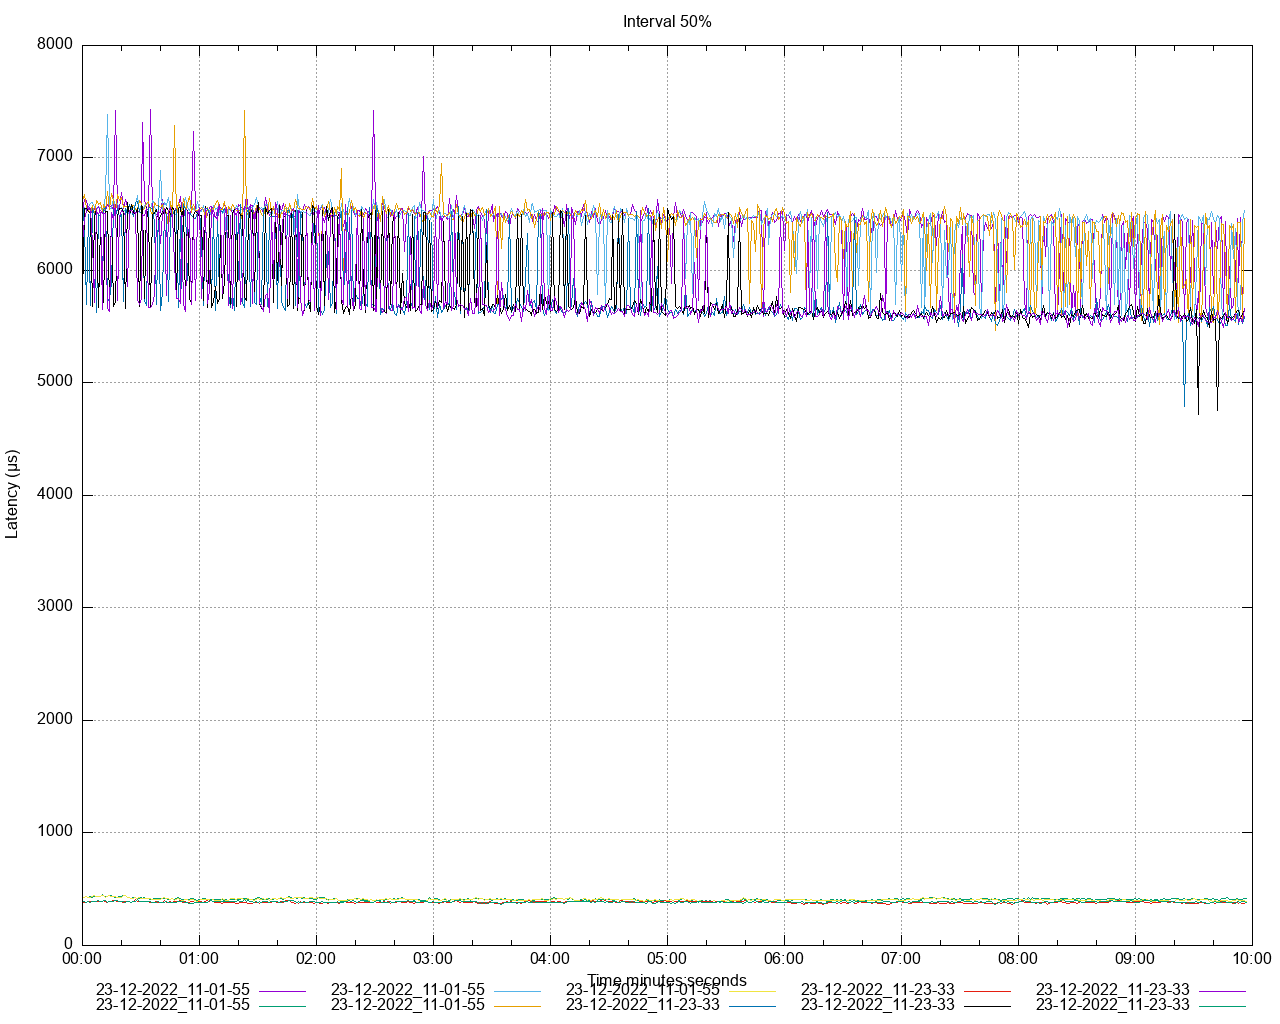

Source code (gnuplot):
set title 'Interval 50%' noenhanced
set style data lines
set datafile separator ","
set terminal png size 1280,1024
set grid
set key below
set xdata time
set timefmt "%s"
offset = 0
t0(x)=(offset=($0==0) ? x : offset, x - offset)
set xlabel 'Time minutes:seconds'
set ylabel 'Latency (μs)'
set output '/Users/ahmet.mircik/Workspace/python/hazelcast-simulator/offload-benchmarks/report/latency/latency_interval_50_get.png'
plot \
   '/Users/ahmet.mircik/Workspace/python/hazelcast-simulator/offload-benchmarks/report/data/latency_interval_50_get_1.data' using (t0(timecolumn(1))):2 title "23-12-2022_11-01-55" noenhanced , \
   '/Users/ahmet.mircik/Workspace/python/hazelcast-simulator/offload-benchmarks/report/data/latency_interval_50_get_2.data' using (t0(timecolumn(1))):2 title "23-12-2022_11-01-55" noenhanced , \
   '/Users/ahmet.mircik/Workspace/python/hazelcast-simulator/offload-benchmarks/report/data/latency_interval_50_get_3.data' using (t0(timecolumn(1))):2 title "23-12-2022_11-01-55" noenhanced , \
   '/Users/ahmet.mircik/Workspace/python/hazelcast-simulator/offload-benchmarks/report/data/latency_interval_50_get_4.data' using (t0(timecolumn(1))):2 title "23-12-2022_11-01-55" noenhanced , \
   '/Users/ahmet.mircik/Workspace/python/hazelcast-simulator/offload-benchmarks/report/data/latency_interval_50_get_5.data' using (t0(timecolumn(1))):2 title "23-12-2022_11-01-55" noenhanced , \
   '/Users/ahmet.mircik/Workspace/python/hazelcast-simulator/offload-benchmarks/report/data/latency_interval_50_get_6.data' using (t0(timecolumn(1))):2 title "23-12-2022_11-23-33" noenhanced , \
   '/Users/ahmet.mircik/Workspace/python/hazelcast-simulator/offload-benchmarks/report/data/latency_interval_50_get_7.data' using (t0(timecolumn(1))):2 title "23-12-2022_11-23-33" noenhanced , \
   '/Users/ahmet.mircik/Workspace/python/hazelcast-simulator/offload-benchmarks/report/data/latency_interval_50_get_8.data' using (t0(timecolumn(1))):2 title "23-12-2022_11-23-33" noenhanced , \
   '/Users/ahmet.mircik/Workspace/python/hazelcast-simulator/offload-benchmarks/report/data/latency_interval_50_get_9.data' using (t0(timecolumn(1))):2 title "23-12-2022_11-23-33" noenhanced , \
   '/Users/ahmet.mircik/Workspace/python/hazelcast-simulator/offload-benchmarks/report/data/latency_interval_50_get_10.data' using (t0(timecolumn(1))):2 title "23-12-2022_11-23-33" noenhanced , \
